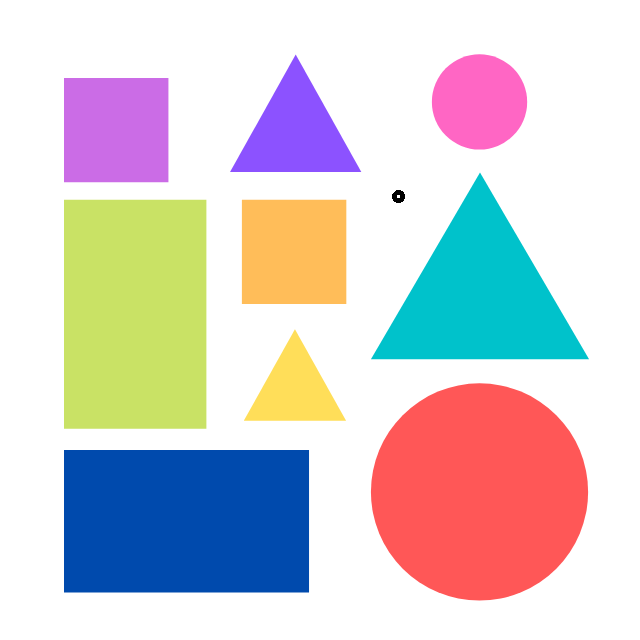
//> input picture Resources/shapes.png, 640 x 640 px
$ ./q5   (built with g++ and OpenCV 4)
//> lines starting //> are read from the running program, lines starting //| are printed output that depends on the picture; after the words box and inside, x2 and y2 are one past the last pixel; in counts of white or black regions, pixels touching at a corner belong together
#include <opencv2/imgcodecs.hpp>
#include <opencv2/highgui.hpp>
#include <opencv2/imgproc.hpp>
#include <iostream>

using namespace cv;
using namespace std;

Mat imgGray, imgBlur, imgCanny, imgDil, imgErode;

void getContours(Mat imgDil, Mat img) {
	vector<vector<Point>> contours;
	vector<Vec4i> hierarchy;
	findContours(imgDil, contours, hierarchy, RETR_EXTERNAL, CHAIN_APPROX_SIMPLE);
	//drawContours(img, contours, -1, Scalar(255, 0, 255), 2);

	for (int i = 0; i < contours.size(); i++)
	{
		int area = contourArea(contours[i]);
		cout << area << endl;

		vector<vector<Point>> conPoly(contours.size());
		vector<Rect> boundRect(contours.size());
		string objectType;

		if (area > 1000)
		{
			float peri = arcLength(contours[i], true);
			approxPolyDP(contours[i], conPoly[i], 0.02 * peri, true);

			cout << conPoly[i].size() << endl;
			boundRect[i] = boundingRect(conPoly[i]);

			int objCor = conPoly[i].size();

			if (objCor == 3) { objectType = "Triangle"; }
			if (objCor == 4) {
				float aspRatio = boundRect[i].width / (float)boundRect[i].height;
				if (aspRatio > 0.95 && aspRatio < 1.05) {
					objectType = "Square";
				}
				else {
					objectType = "Rectangle";
				}
			}
			if (objCor > 4) { objectType = "Circle"; }

			drawContours(img, contours, -1, Scalar(255, 0, 255), 2);
			rectangle(img, boundRect[i].tl(), boundRect[i].br(), Scalar(0, 255, 0), FILLED);
			putText(img, objectType, { boundRect[i].x,boundRect[i].y - 5 }, FONT_HERSHEY_PLAIN, 1, Scalar(0, 69, 255), 1);
		}
	}
}

void main() {
	string path = "Resources/shapes.png";
	Mat img = imread(path);
//> img is the input picture: 640 rows x 640 cols, CV_8UC3; mean B, G, R 209.9, 207, 212.7

	// Preprocessing of image
	cvtColor(img, imgGray, COLOR_BGR2GRAY);
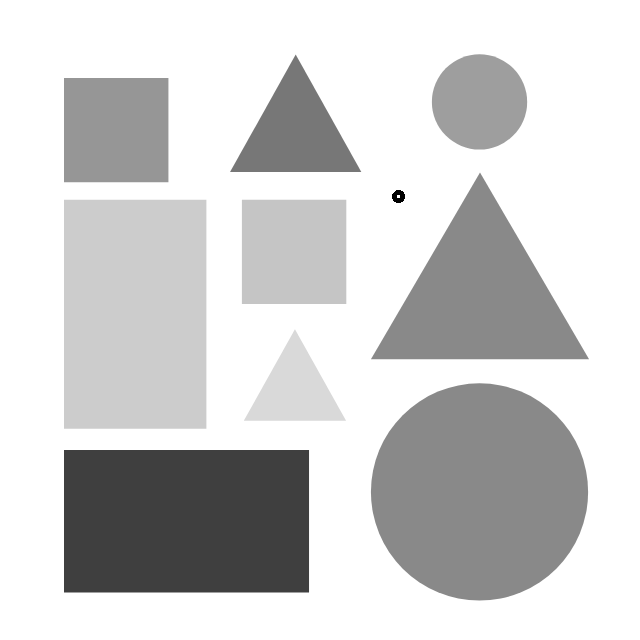
//> imgGray: 640 rows x 640 cols, CV_8UC1; min 0, max 255, mean 209
	GaussianBlur(img, imgBlur, Size(3, 3), 3, 0);
	Canny(imgBlur, imgCanny, 25, 75);
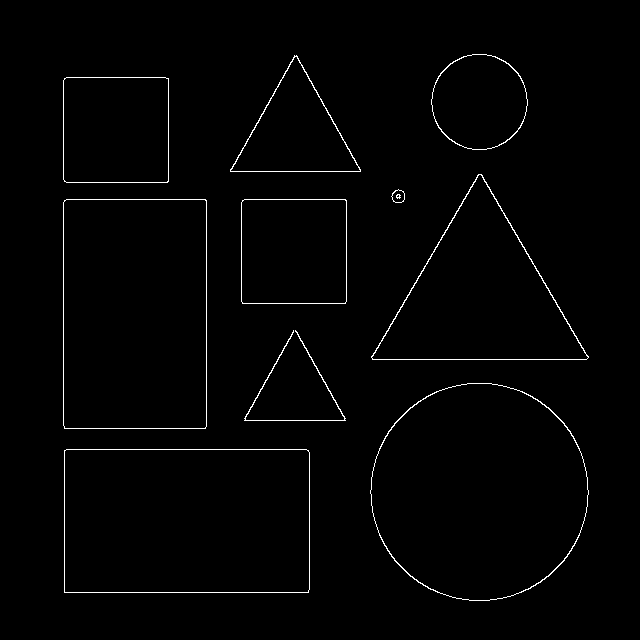
//> imgCanny: 640 rows x 640 cols, CV_8UC1; 1.3% white in thin lines or dots, all inside (x1, y1, x2, y2) = (63, 54, 589, 601)
	Mat kernel = getStructuringElement(MORPH_RECT, Size(3, 3));
	dilate(imgCanny, imgDil, kernel);
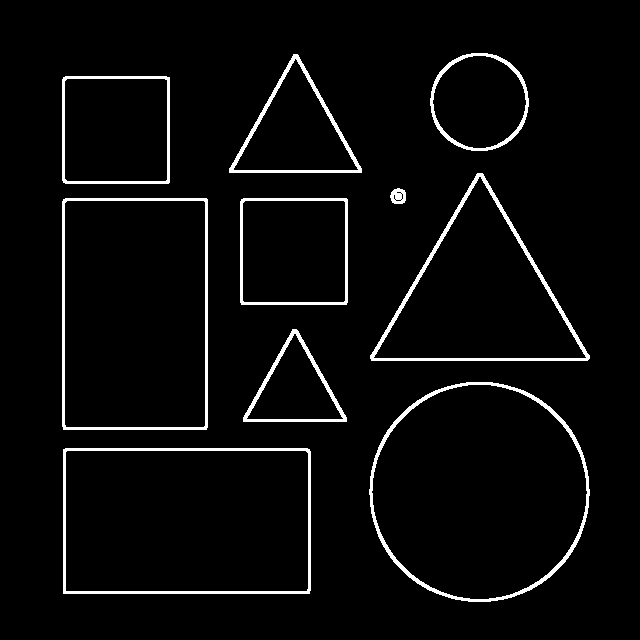
//> imgDil: 640 rows x 640 cols, CV_8UC1; 3.9% white; 10 white regions

	getContours(imgDil, img);
//> in getContours, `findContours(imgDil, contours, hierarchy, RETR_EXTERNAL, CHAIN_APPROX_..`: contours = 10 contours; largest, box (x1, y1, x2, y2) and area: (369, 382, 590, 602) 37953, (63, 448, 311, 594) 35807, (62, 198, 208, 430) 33486, (370, 173, 590, 361) 21324, (62, 76, 170, 184) 11438
//> the loop in getContours, `for (int i = 0; i < contours.size(); i++)` made 10 passes
//> (area, peri, objCor, aspRatio) on passes 1, 4, 5, 8: (35807, 781.7, 4, 1.7), (11334, 423.1, 4, 1.01), (33486, 749.1, 4, 0.628), (11438, 424.5, 4, 1)
//> (area, peri, objCor) on passes 2, 3, 7, 9, 10: (37953, 728, 8), (5094, 332, 3), (21324, 684.9, 3), (8202, 425, 3), (7543, 324.4, 8)
//| 35807
//| 4
//| 37953
//| 8
//> (the first 4 of 15 printed lines)
//> (output is shown up to pass 8 of 10)
//> pass 1, in getContours, `putText(img, objectType, { boundRect[i].x,boundRect[i].y - 5 }, FONT_H..`:
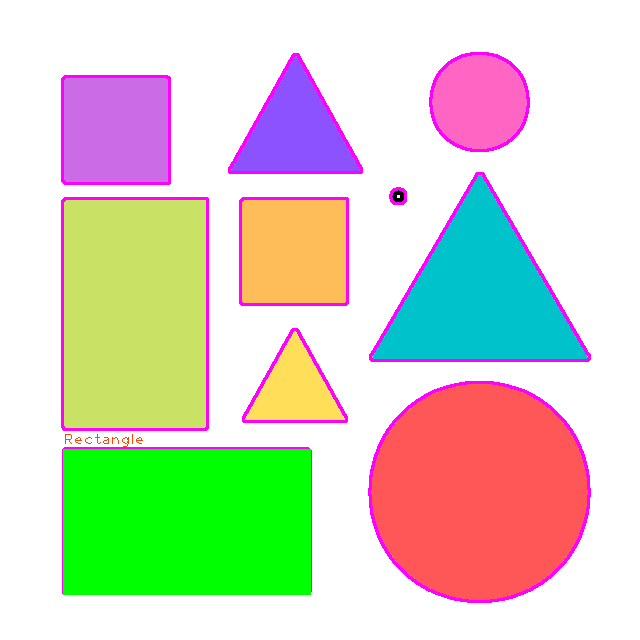
//> img: 640 rows x 640 cols, CV_8UC3; 12.26% of pixels changed, all inside (x1, y1, x2, y2) = (61, 52, 591, 603)
//> pass 2, in getContours, `putText(img, objectType, { boundRect[i].x,boundRect[i].y - 5 }, FONT_H..`:
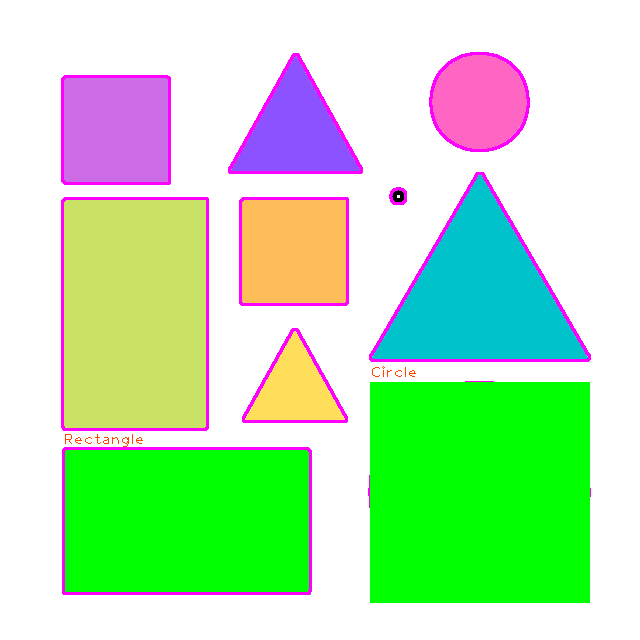
//> img: 640 rows x 640 cols, CV_8UC3; 12.27% of pixels changed, all inside (x1, y1, x2, y2) = (63, 366, 590, 603)
//> pass 3, in getContours, `putText(img, objectType, { boundRect[i].x,boundRect[i].y - 5 }, FONT_H..`:
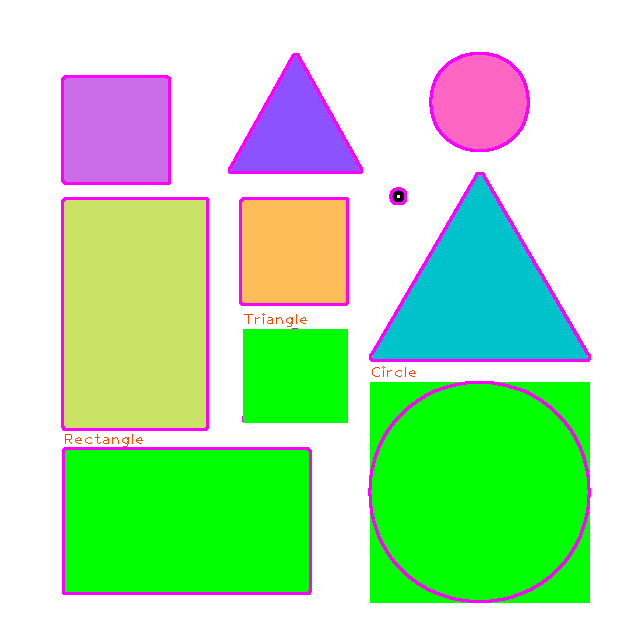
//> img: 640 rows x 640 cols, CV_8UC3; 3% of pixels changed, all inside (x1, y1, x2, y2) = (243, 313, 590, 603)
//> after the loop in getContours, `for (int i = 0; i < contours.size(); i++)`:
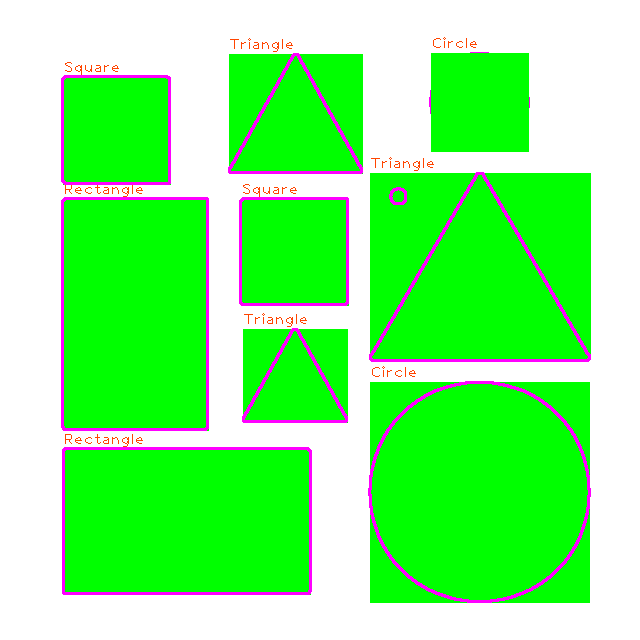
//> img: 640 rows x 640 cols, CV_8UC3; mean B, G, R 125.1, 245.5, 125.8

	imshow("Image", img);
	waitKey(0);

}
